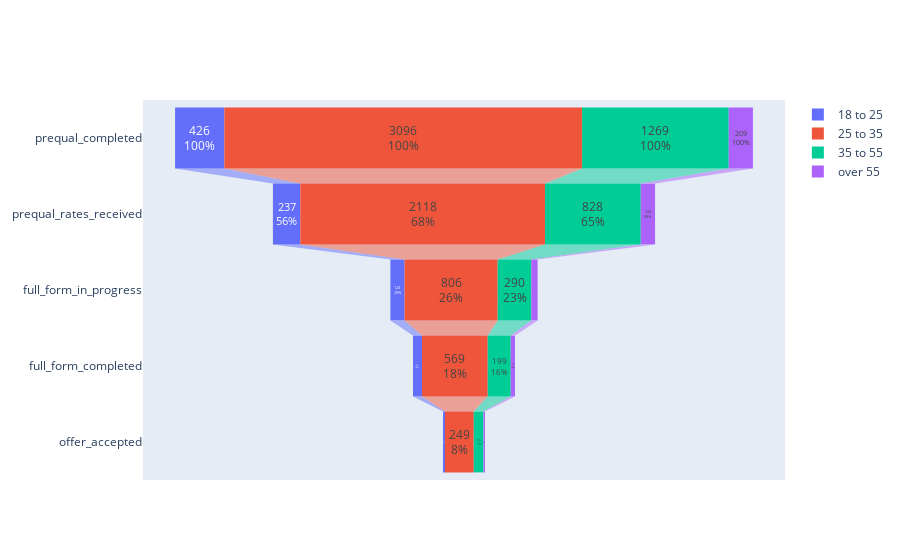

Here is the notebook cell this chart was saved with:
### Code cell
'''

Plot Setup: Age

'''


from plotly import graph_objects as go

fig = go.Figure()

fig.add_trace(go.Funnel(
    name = '18 to 25',
    y = ['prequal_completed','prequal_rates_received','full_form_in_progress','full_form_completed','offer_accepted'],
    x = age_18_to_25[0],
    textinfo = "value+percent initial"))

fig.add_trace(go.Funnel(
    name = '25 to 35',
    orientation = "h",
    y = ['prequal_completed','prequal_rates_received','full_form_in_progress','full_form_completed','offer_accepted'],
    x = age_25_to_35[0],
    textposition = "inside",
    textinfo = "value+percent initial"))

fig.add_trace(go.Funnel(
    name = '35 to 55',
    orientation = "h",
    y = ['prequal_completed','prequal_rates_received','full_form_in_progress','full_form_completed','offer_accepted'],
    x = age_35_to_55[0],
    textposition = "inside",
    textinfo = "value+percent initial"))


fig.add_trace(go.Funnel(
    name = 'over 55',
    orientation = "h",
    y = ['prequal_completed','prequal_rates_received','full_form_in_progress','full_form_completed','offer_accepted'],
    x = age_55_over[0],
    textposition = "inside",
    textinfo = "value+percent initial"))


with open('p_graph.html', 'a') as f:
    f.write(fig.to_html(full_html=False, include_plotlyjs='cdn'))
fig.show()

### Figure 1 — Plotly figure (JSON) as saved in the notebook; plotly's stock layout.template omitted (floating-point values rounded to 4 significant figures)
{"data": [{"name": "18 to 25", "textinfo": "value+percent initial", "type": "funnel", "x": [426, 237, 123, 78, 17], "y": ["prequal_completed", "prequal_rates_received", "full_form_in_progress", "full_form_completed", "offer_accepted"]}, {"name": "25 to 35", "orientation": "h", "textinfo": "value+percent initial", "textposition": "inside", "type": "funnel", "x": [3096, 2118, 806, 569, 249], "y": ["prequal_completed", "prequal_rates_received", "full_form_in_progress", "full_form_completed", "offer_accepted"]}, {"name": "35 to 55", "orientation": "h", "textinfo": "value+percent initial", "textposition": "inside", "type": "funnel", "x": [1269, 828, 290, 199, 84], "y": ["prequal_completed", "prequal_rates_received", "full_form_in_progress", "full_form_completed", "offer_accepted"]}, {"name": "over 55", "orientation": "h", "textinfo": "value+percent initial", "textposition": "inside", "type": "funnel", "x": [209, 124, 55, 37, 13], "y": ["prequal_completed", "prequal_rates_received", "full_form_in_progress", "full_form_completed", "offer_accepted"]}], "layout": {}}
